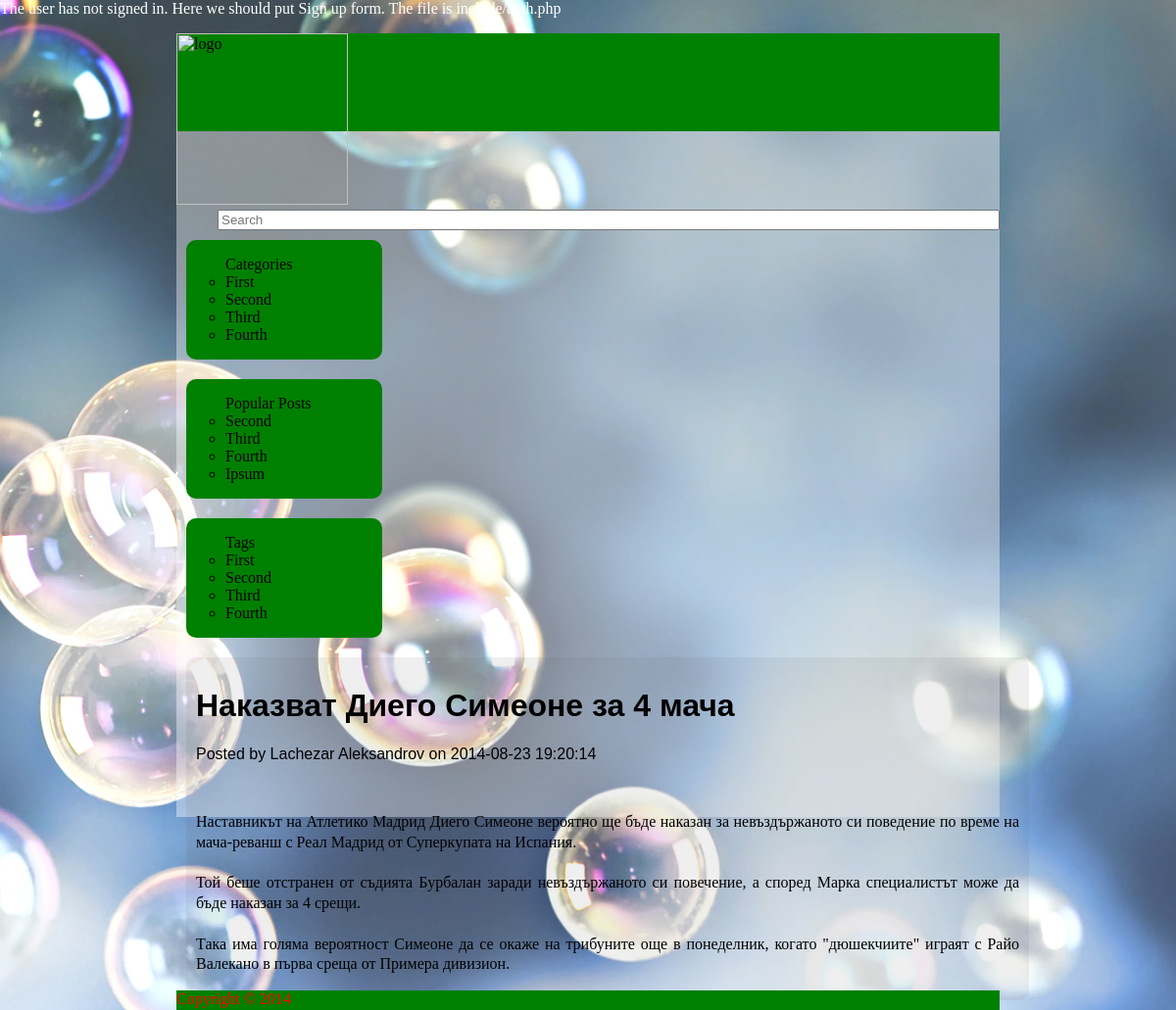
The page /main.php?p=2&post=3 on the database its author committed.
### tables this page shows
CREATE TABLE IF NOT EXISTS `post` (
  `post_id` int(11) NOT NULL AUTO_INCREMENT,
  `action_id` int(11) unsigned NOT NULL,
  `user_id` int(10) unsigned NOT NULL,
  `post_name` varchar(255) NOT NULL,
  `post_text` text NOT NULL,
  `post_date` datetime NOT NULL,
  `views` int(10) unsigned NOT NULL DEFAULT '0',
  PRIMARY KEY (`post_id`)
);

CREATE TABLE IF NOT EXISTS `user` (
  `user_id` int(10) unsigned NOT NULL AUTO_INCREMENT,
  `action_id` int(11) NOT NULL,
  `first_name` varchar(50) NOT NULL,
  `last_name` varchar(50) NOT NULL,
  `username` varchar(50) NOT NULL,
  `password` varchar(50) NOT NULL,
  `email` varchar(50) NOT NULL,
  `user_type_id` int(50) unsigned NOT NULL DEFAULT '2',
  PRIMARY KEY (`user_id`)
);

### class/Select.class.php (called while the page is built, shortened)
<?php
class Select {
	public function mysqlRun($query) {
		$db = mysql_connect(MYSQL_HOST, MYSQL_USER, MYSQL_PASSWORD);
		return mysql_query($query, $db);
	}
	public function write($query) {
		$handle = fopen('include/queries.txt', 'a+');
	}
	function article($post_id) {
		$query =
			"SELECT T0.post_id, T0.post_text, T0.post_date, T0.post_name, T1.first_name, T1.last_name, T1.username " .
			"FROM post T0 " .
			"LEFT JOIN user T1 ON T0.user_id = T1.user_id " .
			"WHERE T0.post_id = '" . $post_id . "'";
		return $this->mysqlRun($query);
	}
}

### view.php (the view, shortened to what this page needs)
<?php
$result 	= $select->article($_SESSION['lastPost']);
$row 		= mysql_fetch_assoc($result);
?>
<h1><?=$row['post_name']?></h1>
<p>Posted by <?=$row['first_name']?> <?=$row['last_name']?> on <?=$row['post_date']?></p>
<br />
<p><?=$row['post_text']?></p>

### css/style.css (style rules this page uses)
﻿html, body { margin:0; padding:0; width:100%; height:100%; }
body { background: url('../images/artistic-bubbles.jpg') no-repeat center center fixed; -webkit-background-size: cover; -moz-background-size: cover; -o-background-size: cover; background-size: cover; }

### rows shown on the page
post: post_name "Наказват Диего Симеоне за 4 мача", user.first_name "Lachezar", user.last_name "Aleksandrov", post_date "2014-08-23 19:20:14", post_text "Наставникът на Атлетико Мадрид Диего Симеоне вероятно ще бъде наказан за невъздържаното си поведение по време на мача-реванш с Реал Мадрид от Суперкупата на Испания. Той беше отстранен от съдията Бурбалан заради невъздържаното си повечение, а според Марка специалистът може да бъде наказан за 4 срещи. Така има голяма вероятност Симеоне да се окаже на трибуните още в понеделник, когато \"дюшекчиите\" играят с Райо Валекано в първа среща от Примера дивизион."
